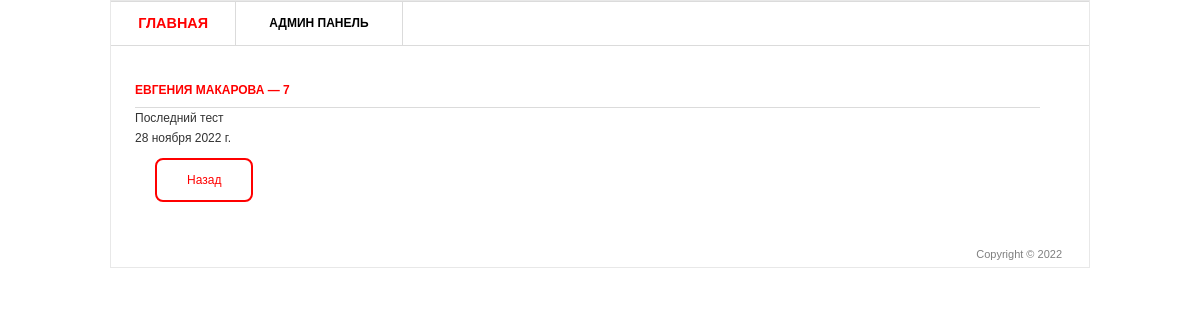
Screenshot of /9 with the database file from the repository.
### blog/models.py (models this page shows, shortened)
class Post(models.Model):
    title = models.CharField( 'Заголовок записи', max_length=44)
    descriptions = models.TextField('Текст записи')
    author = models.CharField('Имя автора', max_length=40)
    date = models.DateField('Дата публикации')
    image = models.ImageField('Изображение', upload_to='image/%Y', default='image/pass.jpg')
    class Meta:
        verbose_name = 'Запись'
        verbose_name_plural = 'Записи'

### blog/views.py (the view)
# urls.py: path('<int:pk>', views.PostDetailView.as_view(), name='post-detail'),
class PostDetailView(DetailView):
    model = Post
    template_name = 'blog/post.html'
    context_obj_name = 'post'

### templates/blog/post.html (shortened to what this page needs)
{% extends 'blog/layout_post.html' %}
    {% block content %}
        <h3 id="detail">{{post.author}} — {{post.title}}</h3>
        <p>{{post.descriptions}}</p>
        <p>{{post.date}}</p>
    {% endblock %}

### static/css/style.css (style rules this page uses)
* { margin: 0; padding: 0; outline:0; }
body { font-size: 12px; line-height: 20px; font-family: Georgia, Arial, Helvetica, Sans-Serif; color: #333; background: url() repeat 0 0; }
#main_2 h3 { font-size: 12px; line-height: 15px; color: #ff0000; text-transform: uppercase; border-bottom: 1px solid #dbdbdb; padding: 0 0 9px 0; }

### rows the page displays
Post: author "ЕВГЕНИЯ МАКАРОВА", title "7", descriptions "Последний тест", date "28 ноября 2022 г."
